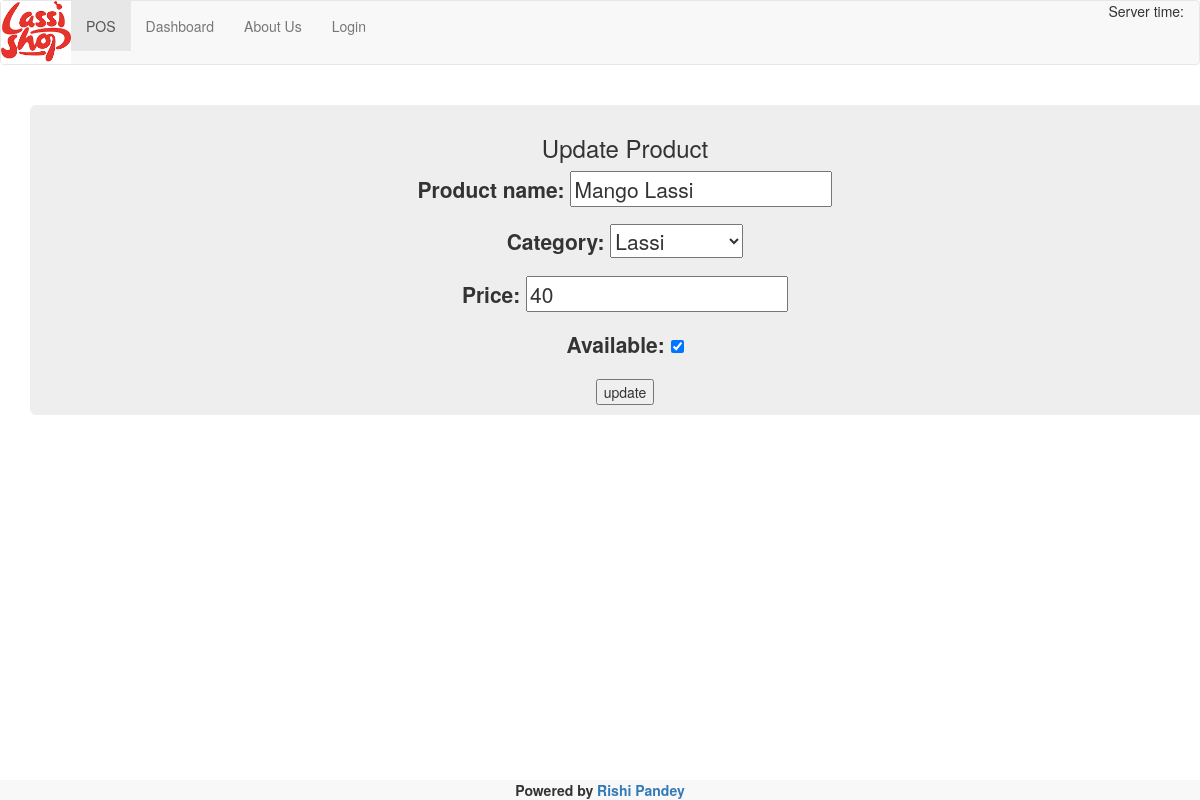
Screenshot of /sales/product/update/2 with the database file from the repository.
### sales/models.py (models this page shows, shortened)
class Product(models.Model):
    product_name = models.CharField(max_length=50, unique=True)
    category = models.ForeignKey(Category)
    price = models.PositiveIntegerField(default= 0)
    available = models.BooleanField(default=True)
    class Meta:
        verbose_name_plural = 'Products'

### sales/views.py (the view)
# urls.py: url(r'^product/update/(?P<pk>[0-9]+)$', ProductUpdateView.as_view(), name='productupdate'),
class ProductUpdateView(UpdateView, FormMixin):
    form_class = ProductForm
    model = Product
    success_url = reverse_lazy("sales:productlist")
    template_name = 'sales/productupdate.html'
    def get_context_data(self, **kwargs):
        context = super(ProductUpdateView, self).get_context_data(**kwargs)
        context['product_details'] = Product.objects.filter(pk=self.kwargs['pk'])
        return context

### sales/forms.py
class ProductForm(forms.ModelForm):
    class Meta:
        model = Product
        fields = '__all__'

### sales/models.py (called while the page is built)
    def __unicode__(self):
        return '%s' % (self.product_category)

### templates/sales/productupdate.html
{% extends "base.html" %}
{% block sales %}
<h3>Update Product</h3>
<div class="container">
    <form action="" method="post">{% csrf_token %}
        {{ form.as_p }}
        <input type="submit" value="update" />
    </form>
</div>
{% endblock sales %}

### static/css/style.css (style rules this page uses)
html { position: relative; min-height: 100%; }
body { margin-bottom: 60px; }

### rows the page displays
Product: product_name "Mango Lassi", category "Lassi", price "40", available "☑"
